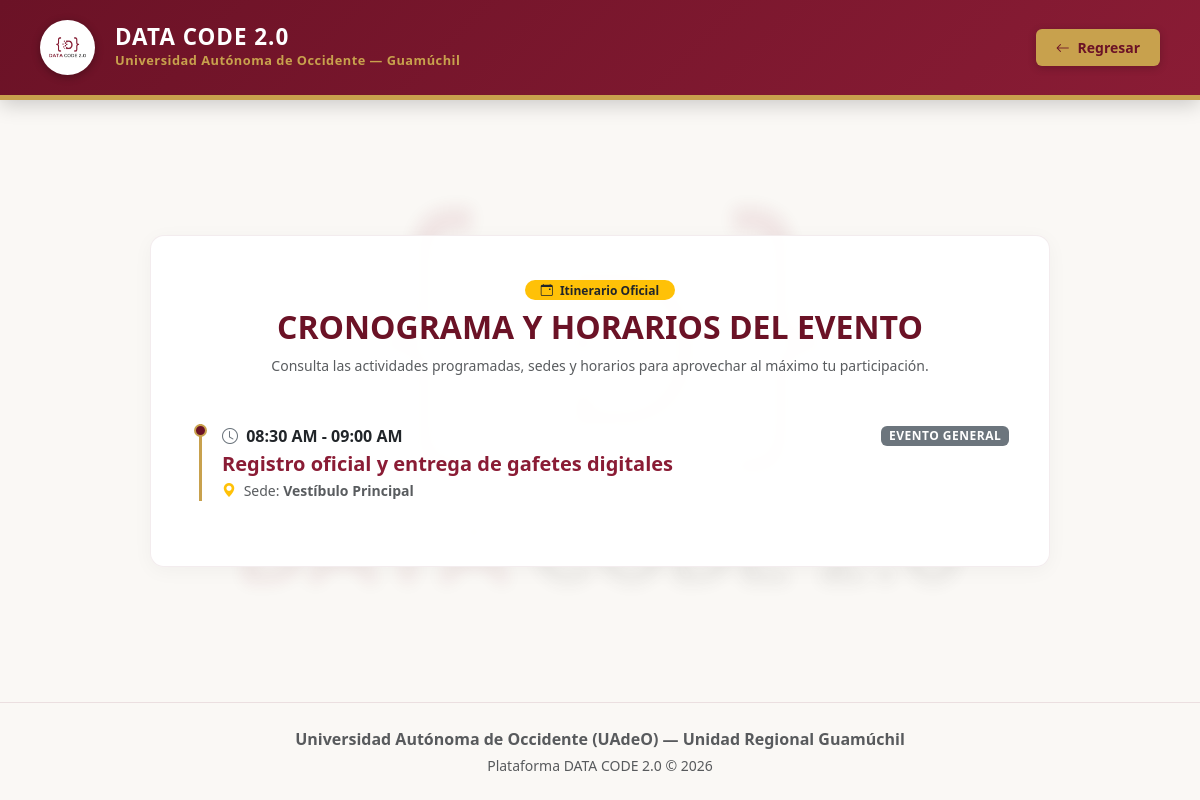
The page /cronograma on the database its author committed.
### tables this page shows
CREATE TABLE cronograma (
            id INTEGER PRIMARY KEY AUTOINCREMENT,
            horario TEXT NOT NULL,
            actividad TEXT NOT NULL,
            lugar TEXT NOT NULL,
            tipo TEXT NOT NULL
        );

### app.py (the view)
@app.route('/cronograma', methods=['GET'])
def cronograma():
    conn = get_db_connection()
    actividades = conn.execute('SELECT * FROM cronograma').fetchall()
    conn.close()
    return render_template('cronograma.html', actividades=actividades)

### app.py (called while the page is built)
def get_db_connection():
    conn = sqlite3.connect('database.db')
    conn.row_factory = sqlite3.Row
    return conn

### templates/cronograma.html (shortened to what this page needs)
<!DOCTYPE html>
<html lang="es">
<head>
    <link href="https://cdn.jsdelivr.net/npm/bootstrap@5.3.0/dist/css/bootstrap.min.css" rel="stylesheet">
    <link rel="stylesheet" href="https://cdn.jsdelivr.net/npm/bootstrap-icons@1.11.1/font/bootstrap-icons.css">
</head>
<body>
    <header class="header-extendido sticky-top">
        <a href="/" class="header-logo-container">
            <img src="{{ url_for('static', filename='lince.png') }}" alt="Logo UAdeO" onerror="this.src='https://upload.wikimedia.org/wikipedia/commons/4/47/Logo_UADEO.png'">
            <div>
                <h1 class="header-titulo">DATA CODE 2.0</h1>
                <p class="header-subtitulo">Universidad Autónoma de Occidente — Guamúchil</p>
            </div>
        </a>
        <div>
            <a href="javascript:history.back()" class="btn btn-dorado btn-sm">
                <i class="bi bi-arrow-left me-1"></i> Regresar
            </a>
        </div>
    </header>
    <div class="container my-auto py-4">
        <div class="tarjeta-cronograma">
            <div class="text-center mb-5">
                <span class="badge bg-warning text-dark px-3 py-1 rounded-pill fw-bold mb-2 small">
                    <i class="bi bi-calendar-event me-1"></i> Itinerario Oficial
                </span>
                <h2 class="fw-bold text-uppercase" style="color: var(--uadeo-guinda);">Cronograma y Horarios del Evento</h2>
                <p class="text-muted small">Consulta las actividades programadas, sedes y horarios para aprovechar al máximo tu participación.</p>
            </div>
            <div class="timeline ps-2">
                {% for act in actividades %}
                <div class="timeline-item">
                    <div class="d-flex flex-column flex-sm-row justify-content-between align-items-sm-center mb-1">
                        <span class="fw-bold text-dark fs-6"><i class="bi bi-clock me-1 text-secondary"></i> {{ act['horario'] }}</span>
                        {% if act['tipo'] == 'taller' %}
                            <span class="badge bg-primary badge-tipo">Taller Académico</span>
                        {% elif act['tipo'] == 'esports' %}
                            <span class="badge bg-danger badge-tipo">Esports / Torneo</span>
                        {% else %}
                            <span class="badge bg-secondary badge-tipo">Evento General</span>
                        {% endif %}
                    </div>
                    <h5 class="fw-bold mb-1" style="color: var(--uadeo-guinda-suave);">{{ act['actividad'] }}</h5>
                    <p class="text-muted small mb-0"><i class="bi bi-geo-alt-fill text-warning me-1"></i> Sede: <strong>{{ act['lugar'] }}</strong></p>
                </div>
                {% endfor %}
            </div>
        </div>
    </div>
    <footer class="py-4 text-center" style="background-color: transparent; border-top: 1px solid rgba(107, 18, 38, 0.1);">
        <div class="container">
            <p class="mb-1 fw-bold text-muted">Universidad Autónoma de Occidente (UAdeO) — Unidad Regional Guamúchil</p>
            <p class="small mb-0 text-muted">Plataforma DATA CODE 2.0 © 2026</p>
        </div>
    </footer>
</body>
</html>

### rows shown on the page
cronograma: horario "08:30 AM - 09:00 AM", tipo "EVENTO GENERAL", actividad "Registro oficial y entrega de gafetes digitales", lugar "Vestíbulo Principal"
